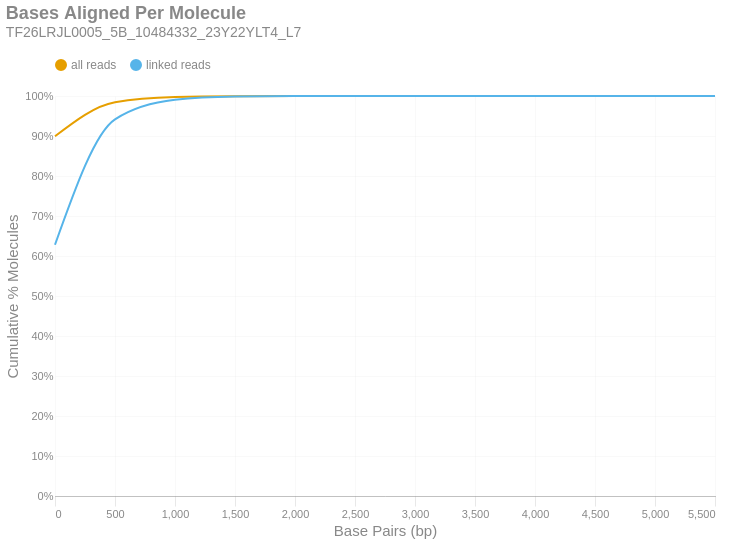

The cell this chart's notebook holds for it:
### Markdown cell above
### Bases Aligned Per Molecule
This is a cumulative frequency distribution showing the number of base pairs aligned per unique molecule. These data are shown in 500 bp bins. There are two distributions: one with `all reads` (yellow) and another with only `linked reads` (blue). The percent of molecules in the `linked reads` distribution is relative to the total number of linked molecules.

### Code cell
if SKIPLR:
    print_html(f"Skipped")
else:
    binned_df = consolidated_hist(valids['aligned_bp'], mask, 500, True)
    with SafeRender(binned_df):
        (
            density_plot(binned_df, 'Bases Aligned Per Molecule', samplename, 'basesper')
            .encode(
                x=alt.X('bin:Q', title="Base Pairs (bp)").axis(tickMinStep=500).scale(padding=0),
                y=alt.Y('value:Q', title='Cumulative % Molecules')
                    .axis(format='%')
                    .scale(domain = [0,1])
                    .stack(False),
                color=alt.Color("key:N").scale(domain = ["all reads", "linked reads"]),
                tooltip = [
                    alt.Tooltip("key:N", title = "Data Type"),
                    alt.Tooltip("range_label:N", title="Bases Aligned Per Molecule"),
                    alt.Tooltip("value:Q", format = ".2%", title="% Molecules (Cum.)")
                ]
            )
        ).display()

### Figure 1 — Vega-Lite specification as saved in the notebook (floating-point values rounded to 4 significant figures)
{"width": "container", "height": 400, "config": {"title": {"anchor": "start", "dy": -15, "fontSize": 18, "color": "#888888", "subtitleColor": "#888888", "subtitleFontSize": 14}, "arc": {"fill": "#0072B2"}, "axis": {"domainColor": "#888888", "domainWidth": 0.5, "gridWidth": 0.2, "grid": false, "titleFontWeight": 400, "titleFontSize": 15, "labelFontSize": 11, "labelColor": "#888888", "tickColor": "#888888", "tickWidth": 0.2, "titleColor": "#888888"}, "axisBand": {"grid": false}, "axisX": {"grid": true, "tickSize": 10, "domainCap": "round"}, "axisY": {"domain": false, "grid": true, "tickSize": 0, "domainCap": "round"}, "background": "transparent", "header": {"labelFontSize": 15, "labelColor": "#888888", "titleFontSize": 15, "titleFontWeight": 600, "titleColor": "#888888"}, "legend": {"labelFont": "sans-serif", "labelFontSize": 12, "labelColor": "#888888", "symbolSize": 100, "symbolType": "circle", "titleFontSize": 12, "titlePadding": 10, "titleColor": "#888888", "title": null, "orient": "top"}, "range": {"category": ["#E69F00", "#56B4E9", "#009E73", "#F0E442", "#0072B2", "#D55E00", "#CC79A7", "#000000"], "diverging": ["#cfe8f3", "#a2d4ec", "#73bfe2", "#46abdb", "#1696d2", "#12719e"]}, "area": {"fill": "#0072B2", "fillOpacity": 0.7, "line": true, "strokeOpacity": 0.7}, "line": {"color": "#0072B2", "stroke": "#0072B2", "strokeWidth": 2}, "trail": {"color": "#0072B2", "stroke": "#0072B2", "strokeWidth": 0, "size": 1}, "point": {"filled": true, "fillOpacity": 1.0, "size": 95}, "text": {"color": "#888888", "fontSize": 11, "align": "right", "fontWeight": 400, "size": 11}, "bar": {"fill": "#0072B2", "stroke": null}, "view": {"stroke": null, "continuousWidth": 660, "continuousHeight": 400}}, "data": {"name": "data-e4ce08eeb6ba9679db9ee36c3a088fba"}, "mark": {"type": "line", "interpolate": "monotone", "point": {"opacity": 0, "size": 275}}, "encoding": {"color": {"field": "key", "scale": {"domain": ["all reads", "linked reads"]}, "type": "nominal"}, "tooltip": [{"field": "key", "title": "Data Type", "type": "nominal"}, {"field": "range_label", "title": "Bases Aligned Per Molecule", "type": "nominal"}, {"field": "value", "format": ".2%", "title": "% Molecules (Cum.)", "type": "quantitative"}], "x": {"axis": {"tickMinStep": 500}, "field": "bin", "scale": {"padding": 0}, "title": "Base Pairs (bp)", "type": "quantitative"}, "y": {"axis": {"format": "%"}, "field": "value", "scale": {"domain": [0, 1]}, "stack": false, "title": "Cumulative % Molecules", "type": "quantitative"}}, "params": [{"name": "param_c36ac31b6afebe62", "select": {"type": "point", "fields": ["key"]}, "bind": "legend"}], "title": {"text": "Bases Aligned Per Molecule", "subtitle": "TF26LRJL0005_5B_10484332_23Y22YLT4_L7"}, "transform": [{"fold": ["all reads (cumsum)", "linked reads (cumsum)"]}, {"calculate": "replace(datum.key, ' (cumsum)', '')", "as": "key"}, {"filter": {"param": "param_c36ac31b6afebe62"}}], "usermeta": {"embedOptions": {"downloadFileName": "TF26LRJL0005_5B_10484332_23Y22YLT4_L7.basesper"}}, "$schema": "https://vega.github.io/schema/vega-lite/v6.4.1.json", "datasets": {"data-e4ce08eeb6ba9679db9ee36c3a088fba": [{"bin": "0.0", "interval": "0.0-500.0", "all reads": 0.8994, "linked reads": 0.6281, "all reads (cumsum)": 0.8994, "linked reads (cumsum)": 0.6281, "range_label": "0-499"}, {"bin": "500.0", "interval": "500.0-1000.0", "all reads": 0.085, "linked reads": 0.3134, "all reads (cumsum)": 0.9844, "linked reads (cumsum)": 0.9414, "range_label": "500-999"}, {"bin": "1000.0", "interval": "1000.0-1500.0", "all reads": 0.01303, "linked reads": 0.04895, "all reads (cumsum)": 0.9975, "linked reads (cumsum)": 0.9904, "range_label": "1000-1499"}, {"bin": "1500.0", "interval": "1500.0-2000.0", "all reads": 0.002135, "linked reads": 0.008048, "all reads (cumsum)": 0.9996, "linked reads (cumsum)": 0.9984, "range_label": "1500-1999"}, {"bin": "2000.0", "interval": "2000.0-2500.0", "all reads": 0.0003525, "linked reads": 0.00133, "all reads (cumsum)": 0.9999, "linked reads (cumsum)": 0.9998, "range_label": "2000-2499"}, {"bin": "2500.0", "interval": "2500.0-3000.0", "all reads": 5.011e-05, "linked reads": 0.0001891, "all reads (cumsum)": 1.0, "linked reads (cumsum)": 1.0, "range_label": "2500-2999"}, {"bin": "3000.0", "interval": "3000.0-3500.0", "all reads": 7.449e-06, "linked reads": 2.811e-05, "all reads (cumsum)": 1.0, "linked reads (cumsum)": 1.0, "range_label": "3000-3499"}, {"bin": "3500.0", "interval": "3500.0-4000.0", "all reads": 1.693e-06, "linked reads": 6.389e-06, "all reads (cumsum)": 1.0, "linked reads (cumsum)": 1.0, "range_label": "3500-3999"}, {"bin": "4000.0", "interval": "4000.0-4500.0", "all reads": 3.386e-07, "linked reads": 1.278e-06, "all reads (cumsum)": 1.0, "linked reads (cumsum)": 1.0, "range_label": "4000-4499"}, {"bin": "4500.0", "interval": "4500.0-5000.0", "all reads": 0.0, "linked reads": 0.0, "all reads (cumsum)": 1.0, "linked reads (cumsum)": 1.0, "range_label": "4500-4999"}, {"bin": "5000.0", "interval": "5000.0-5500.0", "all reads": 0.0, "linked reads": 0.0, "all reads (cumsum)": 1.0, "linked reads (cumsum)": 1.0, "range_label": "5000-5499"}, {"bin": "5500.0", "interval": "5500.0-6000.0", "all reads": 3.386e-07, "linked reads": 1.278e-06, "all reads (cumsum)": 1.0, "linked reads (cumsum)": 1.0, "range_label": "5500-5999"}]}}
